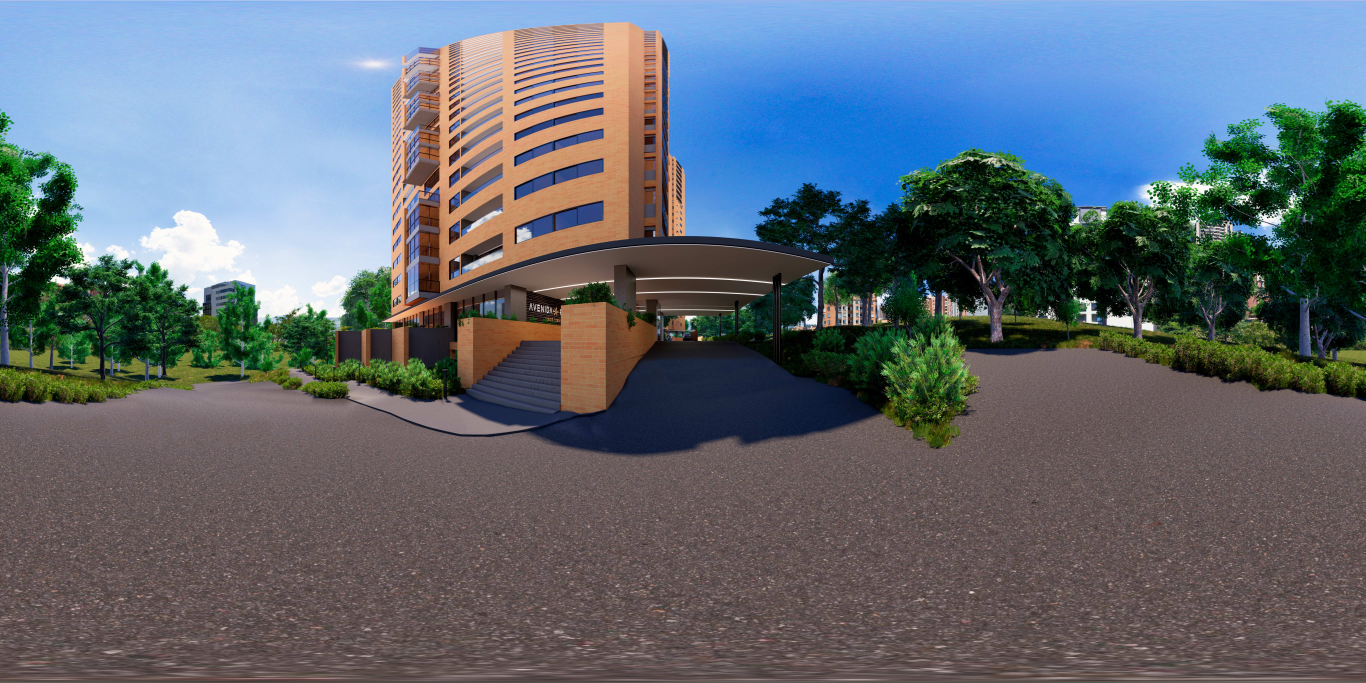
#> input picture ResizeImgs/Procesar/0_14.29462,-19.64452,5.257782(1,18).jpg, 8192 x 4096 px (shown at 1/6 size); its folder holds only this picture in this run
$ python ResizeAndCut.py   (older library calls are emulated)
#> lines starting #> are read from the running program, lines starting #| are printed output that depends on the picture
import msvcrt
from PIL import Image
import os
import errno
from os import listdir
from os.path import isfile, isdir

def ls1(path):
    return [obj for obj in listdir(path) if isfile(path + obj)]

#value = int(input("Quality: "));

f = open ('names.txt','wb')
f.close()

directorio = "Procesar/"
files=ls1("Procesar/")
for file in files:
    print(file)
    image_file = file
    file = open("names.txt", "a")
    file.write(image_file + '\n')
    file.close()

    #abrimos la imagen
    img = Image.open(f"{directorio}{image_file}")
#> img is the input picture: PIL image 8192x4096 RGB; mean R, G, B 96.6, 105.4, 114

    # cogemos la anchura y altura
    width, height = img.size
#> width = 8192; height = 4096
    print(img.size)
#| (8192, 4096)

    direct = ["8m", "4m", "2m", "1m"]
    for i in direct:
        try:
            os.mkdir(i)
        except OSError as e:
            if e.errno != errno.EEXIST:
                raise

        if i == "8m":
            nW = 8192
        elif i == "4m":
            nW = 4096
        elif i == "2m":
            nW = 2048
        elif i == "1m":
            nW = 1024

        aux = (height * nW)/width
        nH = int(aux)

        new_img = img.resize((nW,nH), Image.ANTIALIAS)
        #new_img.save(i + "/" + image_file, optimize=True, quality = value)

        try:
            os.mkdir(f'{i}/{image_file}')
        except OSError as e:
            if e.errno != errno.EEXIST:
                raise

        ancho = int(new_img.size[0]/16)
        alto = int(new_img.size[1]/8)

        x = 0
        y = 0

        for si in range (8):
            x=x+1
            for gh in range (16):
                y=y+1
                caja = (gh*ancho, si*alto, (gh*ancho) + ancho, (si*alto) + alto)
                print (caja)
                print ('tamaño: ' + str(new_img.size))
                region = new_img.crop(caja)
                path = f'{i}/{image_file}/{x}_{y}.jpg'
                print (path)
                region.save(path)


        print(nW, nH)
#> this loop made 4 passes
#> pass 1, `region.save(path)`:
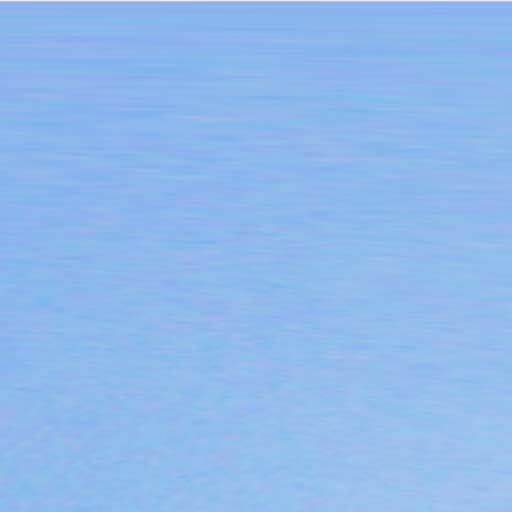
#> saved as 1_1.jpg: PIL image 512x512 RGB; mean R, G, B 143.8, 185.8, 236.7
#> after the loop:
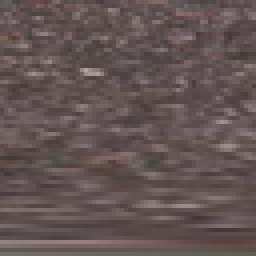
#> region: PIL image 64x64 RGB (shown 4 times larger); mean R, G, B 99, 84.3, 82.9

msvcrt.getch()

$ run again, on ResizeImgs/Procesar/11_-16.65505,52.61669,8.556854(10,8,9).jpg
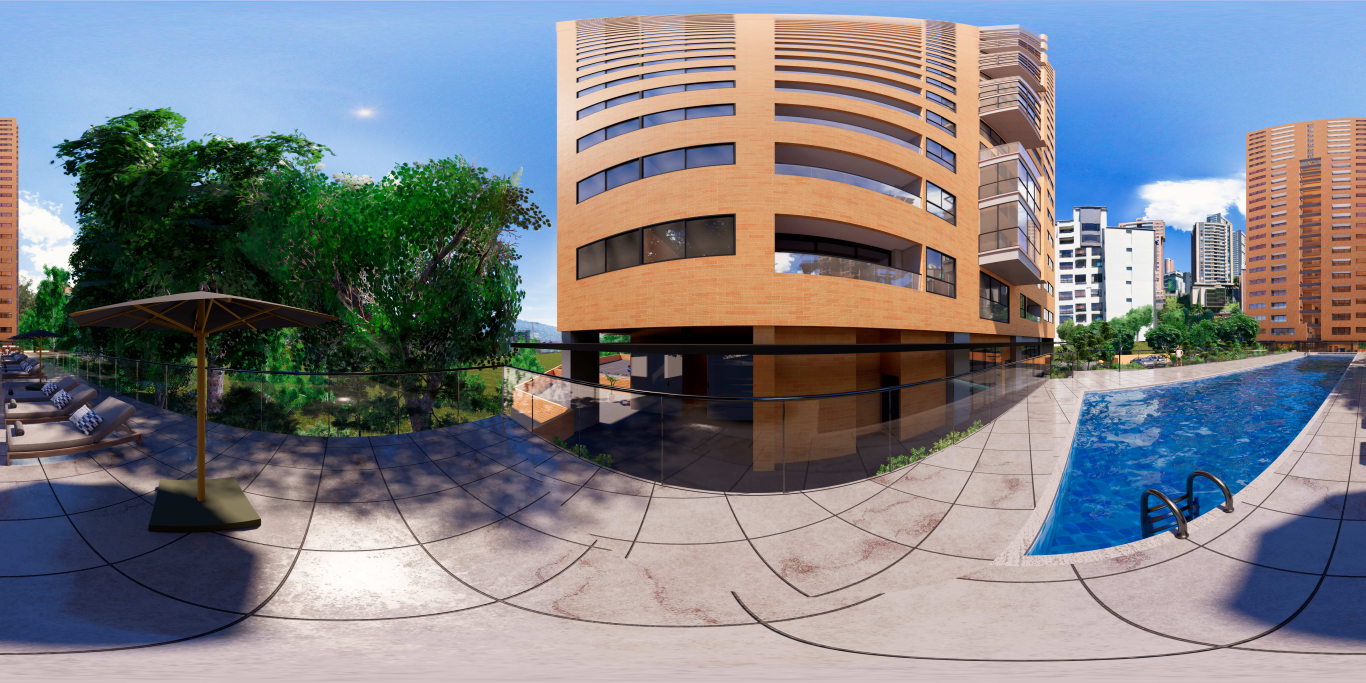
#> input picture ResizeImgs/Procesar/11_-16.65505,52.61669,8.556854(10,8,9).jpg, 8192 x 4096 px (shown at 1/6 size)
#> img is the input picture: PIL image 8192x4096 RGB; mean R, G, B 126.1, 127, 132.6
#| (8192, 4096)
#> after the loop `for i in direct:`:
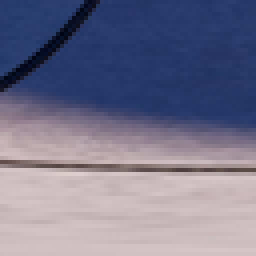
#> region: PIL image 64x64 RGB (shown 4 times larger); mean R, G, B 117.4, 116.3, 140.4

$ run again, on ResizeImgs/Procesar/11_-2.86,1.39,1.70(2,3,6,9,12,13,14,16,16,19,20).jpg
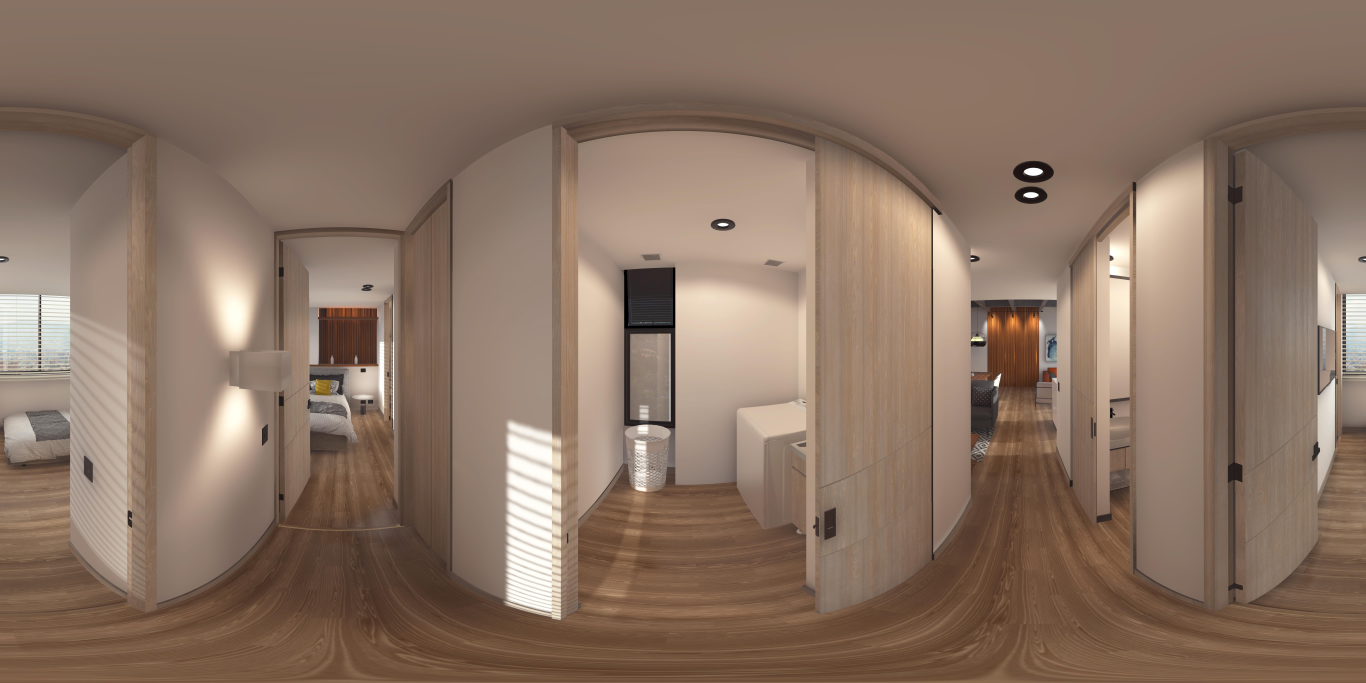
#> input picture ResizeImgs/Procesar/11_-2.86,1.39,1.70(2,3,6,9,12,13,14,16,16,19,20).jpg, 8192 x 4096 px (shown at 1/6 size)
#> img is the input picture: PIL image 8192x4096 RGB; mean R, G, B 138.2, 115.3, 99.3
#| (8192, 4096)
#> the loop `for i in direct:` made 4 passes
#> pass 1, `region.save(path)`:
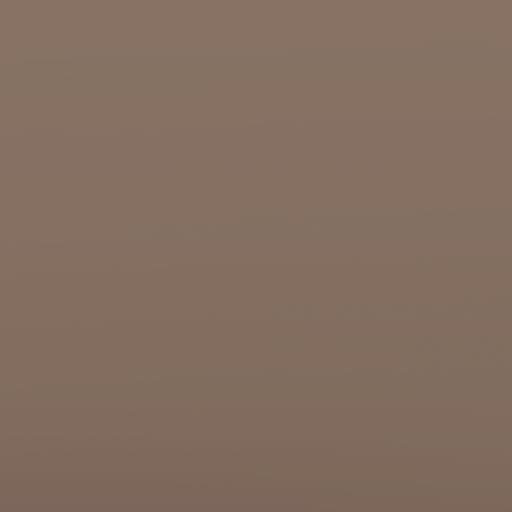
#> saved as 1_1.jpg: PIL image 512x512 RGB; mean R, G, B 131.6, 110.3, 96.6
#> after the loop `for i in direct:`:
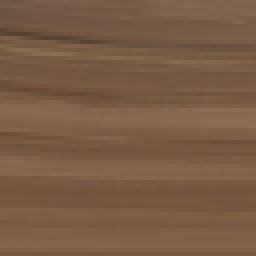
#> region: PIL image 64x64 RGB (shown 4 times larger); mean R, G, B 121.8, 92.1, 69.7

$ run again, on ResizeImgs/Procesar/12_-2.65,2.59,1.70(11,13,14).jpg
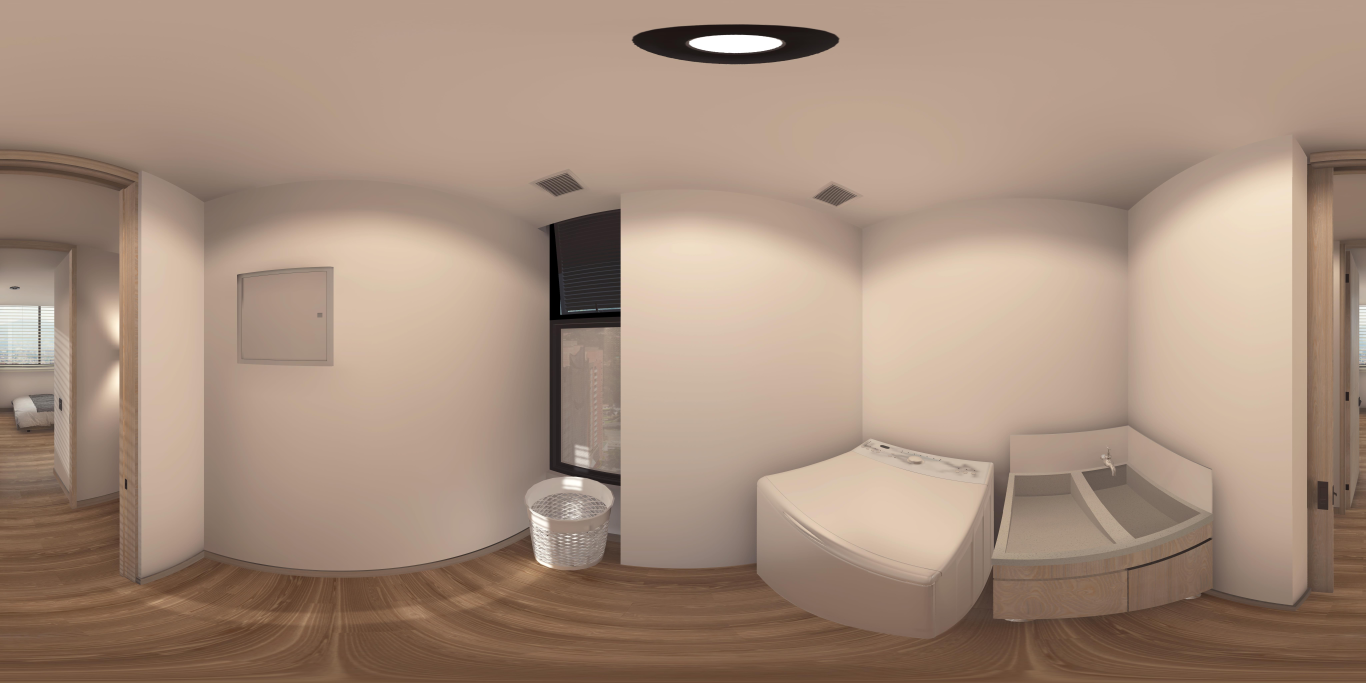
#> input picture ResizeImgs/Procesar/12_-2.65,2.59,1.70(11,13,14).jpg, 8192 x 4096 px (shown at 1/6 size)
#> img is the input picture: PIL image 8192x4096 RGB; mean R, G, B 167.4, 143.1, 125.6
#| (8192, 4096)
#> the loop `for i in direct:` made 4 passes
#> pass 1, `region.save(path)`:
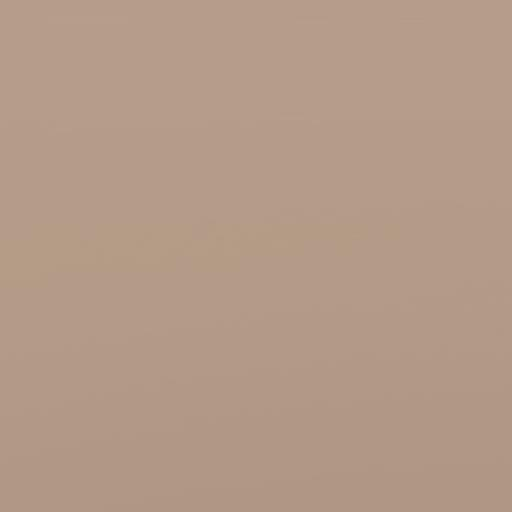
#> saved as 1_1.jpg: PIL image 512x512 RGB; mean R, G, B 179.8, 153.9, 136.6
#> after the loop `for i in direct:`:
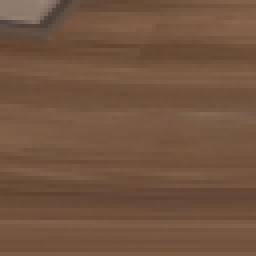
#> region: PIL image 64x64 RGB (shown 4 times larger); mean R, G, B 114.5, 84.5, 63.5

$ run again, on ResizeImgs/Procesar/0_2.39,-2.15,1.70.jpg
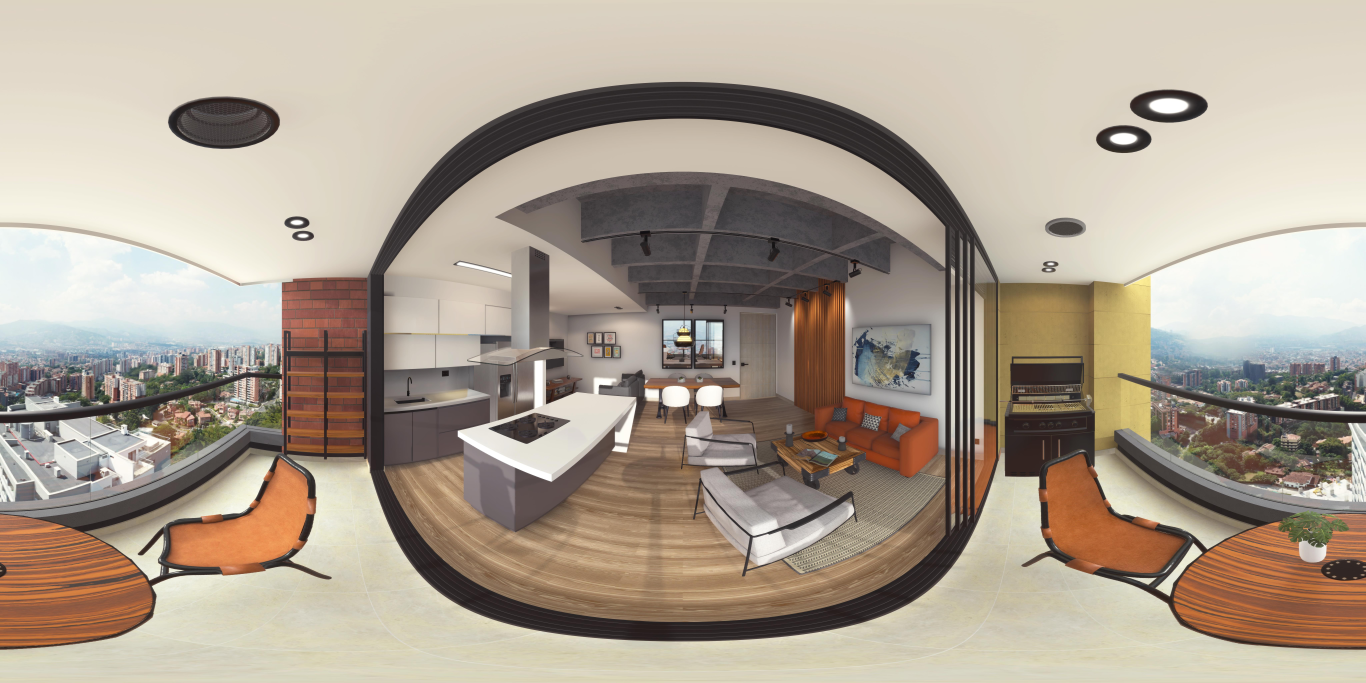
#> input picture ResizeImgs/Procesar/0_2.39,-2.15,1.70.jpg, 8192 x 4096 px (shown at 1/6 size)
#> img is the input picture: PIL image 8192x4096 RGB; mean R, G, B 172.8, 160.3, 145.4
#| (8192, 4096)
#> the loop `for i in direct:` made 4 passes
#> pass 1, `region.save(path)`:
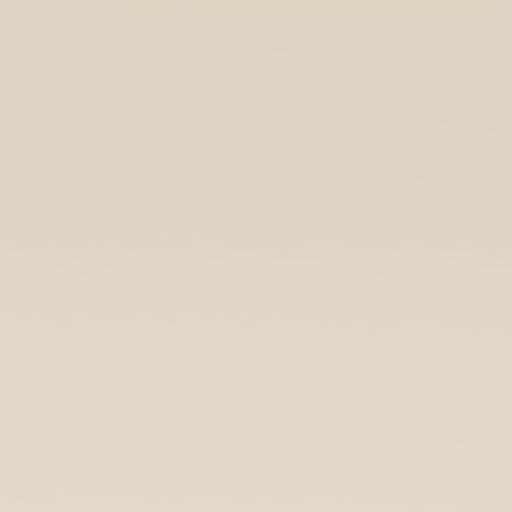
#> saved as 1_1.jpg: PIL image 512x512 RGB; mean R, G, B 223, 214, 198.4
#> after the loop `for i in direct:`:
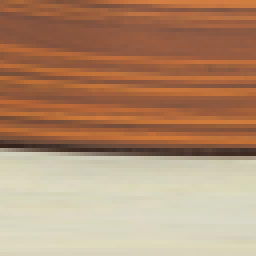
#> region: PIL image 64x64 RGB (shown 4 times larger); mean R, G, B 177.7, 140.5, 111.2
